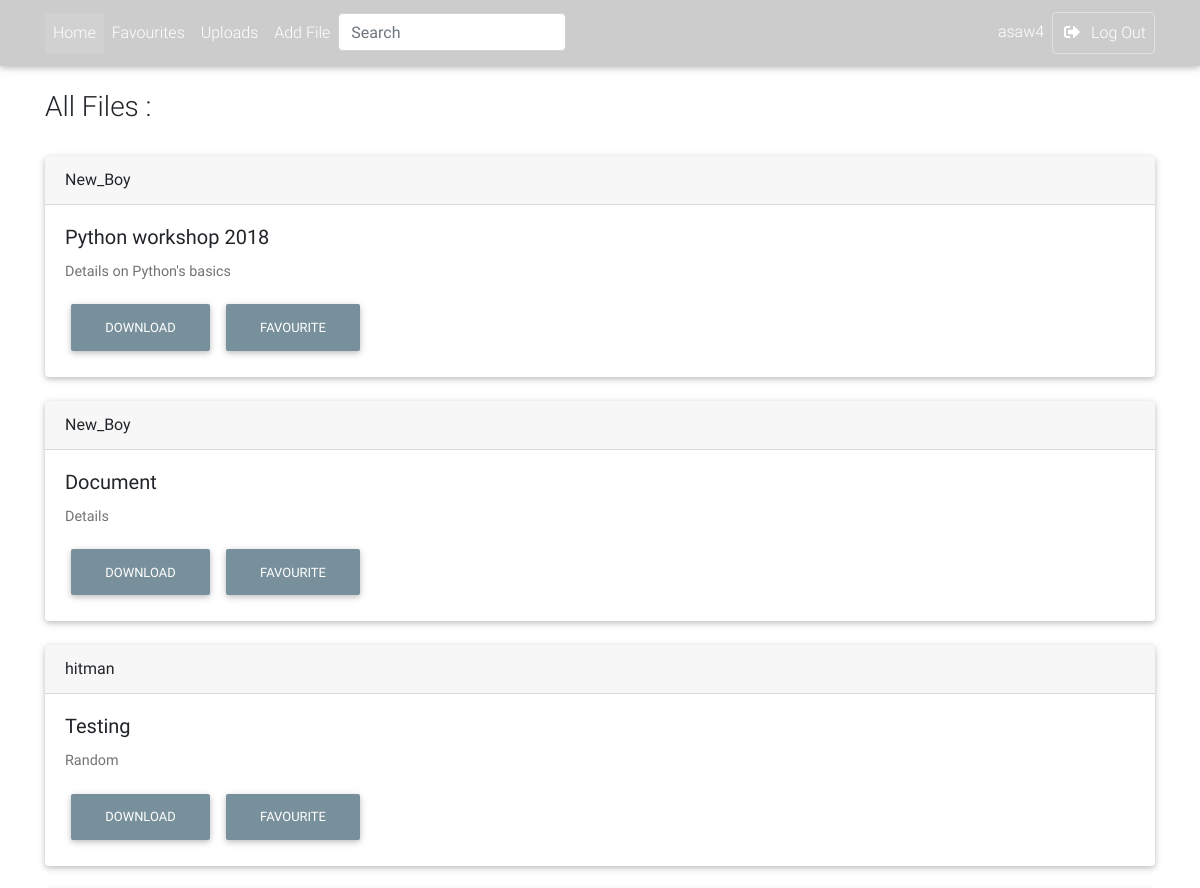
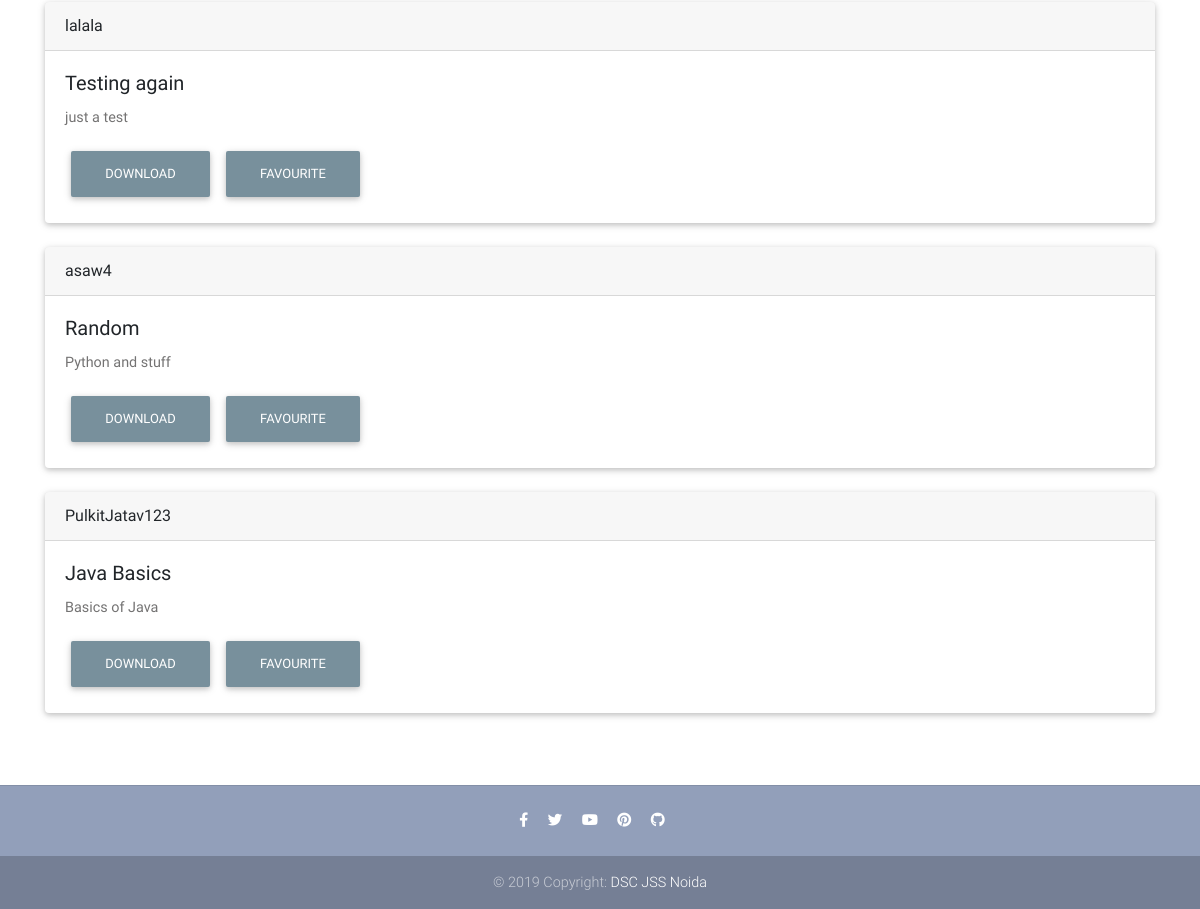
Screenshot of /Resource/all/ (signed in) with the database file from the repository (2 pictures, top to bottom).
### Resource/models.py (models this page shows, shortened)
class ResFile(models.Model):
    title = models.CharField(max_length=200)
    description = models.CharField(max_length=1500)
    category = models.ForeignKey(Category, null=True,  on_delete = models.SET_NULL)
    tags = models.CharField(max_length=500)
    file = models.FileField(upload_to='uploads/', null=True)
    uploader = models.ForeignKey(User, on_delete=models.CASCADE, null=True)
    date = models.DateTimeField(default=datetime.now, blank=True)
    downloads = models.IntegerField(default=0)

### Resource/views.py (the view)
# urls.py: path('all/', views.all_files_view, name="all_files_view"),
@login_required
def all_files_view(request):
    files = ResFile.objects.all()
    context = {
        'files' : files,
        'title' : 'All Files',
        'index' : True,
    }
    return render(request, 'Resource/category_view.html', context)

### Resource/templates/Resource/category_view.html
{% extends 'Resource/base.html' %}
{% block body %}
    <main>
    <div class="container">
    <h3 style="margin-top: 90px;">{{ title }} :</h3>
    <br>
    {% if files %}
        {% for file in files %}
         <div class="row">
          <div class="col-md-12 lg-12">
           <div class="card">
            <div class="card-header">
             {{ file.uploader }}
            </div>
            <div class="card-body">
             <h5 class="card-title">{{ file.title }}</h5>
             <p class="card-text">{{ file.description }}</p>
             <a href="{% url 'Resource:download' file.id %}" class="btn btn-blue-grey">Download</a>
             <a onclick="sendData({{file.id}})" class="btn btn-blue-grey">Favourite</a>
            </div>
           </div>
          </div>
         </div>
         <br>
        {% endfor %}
    {% else %}
        <p>Sorry no file under such category found</p>
    {% endif %}
    </div>
    </main>
{% endblock %}

### Resource/templates/Resource/base.html (shortened to what this page needs)
<!DOCTYPE html>
<html lang="en">
<head>
    {% load static %}
    <link rel="stylesheet" href="https://use.fontawesome.com/releases/v5.8.1/css/all.css">
    <link href="https://unpkg.com/aos@2.3.1/dist/aos.css" rel="stylesheet">
    <link href="{% static 'Resource/css/bootstrap.min.css' %}" rel="stylesheet">
    <link href="{% static 'Resource/css/mdb.min.css' %}" rel="stylesheet">
    <link href="{% static 'Resource/css/style.min.css' %}" rel="stylesheet">
</head>
<body>
  <nav class="navbar fixed-top navbar-expand-lg navbar-dark scrolling-navbar">
   <div class="container">
    <div class="collapse navbar-collapse" id="navbarSupportedContent">
     <ul class="navbar-nav mr-auto">
      <li {% if index %} class="nav-item active" {% else %} class= "nav-item" {% endif %}>
       <a class="nav-link" href="{% url 'Resource:index' %}">Home
       </a>
      </li>
      <li {% if favourite_view %} class="nav-item active" {% else %} class= "nav-item" {% endif %}>
       <a class="nav-link" href="{% url 'Resource:favourite_view' %}" target="">Favourites</a>
      </li>
      <li {% if upload_view %} class="nav-item active" {% else %} class= "nav-item" {% endif %}>
       <a class="nav-link" href="{% url 'Resource:my_uploads' %}" target="">Uploads</a>
      </li>
      <li class="nav-item">
       <a class="nav-link" href="{% url 'Resource:filecreate' %}" target="">Add File</a>
      </li>
      <li>
       <form action="{% url 'Resource:searchposts' %}" method="GET" value="{{request.GET.q}}">
       <input class="form-control" type="text" name="q" value="{{request.GET.q}}" placeholder="Search" aria-label="Search">
       </form>
      </li>
     </ul>
     <ul class="navbar-nav nav-flex-icons">
      <li class="nav-item">
          <a class="nav-link">{{ request.user.username }}</a>
      </li>
      <li class="nav-item">
       <a href="{% url 'logout_view' %}" class="nav-link border border-light rounded"
            target="">
        <i class="fas fa-sign-out-alt mr-2"></i>Log Out
       </a>
      </li>
     </ul>
    </div>
   </div>
  </nav>
 {% block body %}
 {% endblock %}
 <br>
<footer class="page-footer text-center font-small mt-4 wow fadeIn">
  <hr class="my-4">
  <div class="pb-4">
    <a href="https://www.facebook.com/mdbootstrap" target="_blank">
      <i class="fab fa-facebook-f mr-3"></i>
    </a>
    <a href="https://twitter.com/MDBootstrap" target="_blank">
      <i class="fab fa-twitter mr-3"></i>
    </a>
    <a href="https://www.youtube.com/watch?v=7MUISDJ5ZZ4" target="_blank">
      <i class="fab fa-youtube mr-3"></i>
    </a>
    <a href="https://pinterest.com/mdbootstrap" target="_blank">
      <i class="fab fa-pinterest mr-3"></i>
    </a>
    <a href="https://github.com/mdbootstrap/bootstrap-material-design" target="_blank">
      <i class="fab fa-github mr-3"></i>
    </a>
  </div>
  <div class="footer-copyright py-3">
    © 2019 Copyright:
    <a href="https://mdbootstrap.com/education/bootstrap/" target="_blank"> DSC JSS Noida </a>
  </div>
</footer>
</body>
</html>

### Resource/templates/Resource/base.html (style rules this page uses)
html, body, header, .carousel { height: 60vh; }

### rows the page displays
ResFile: uploader "New_Boy", title "Python workshop 2018", description "Details on Python's basics"
ResFile: uploader "New_Boy", title "Document", description "Details"
ResFile: uploader "hitman", title "Testing", description "Random"
ResFile: uploader "lalala", title "Testing again", description "just a test"
ResFile: uploader "asaw4", title "Random", description "Python and stuff"
ResFile: uploader "PulkitJatav123", title "Java Basics", description "Basics of Java"

### other values shown
{{ request.user.username }} "asaw4"
{{ title }} "All Files"
